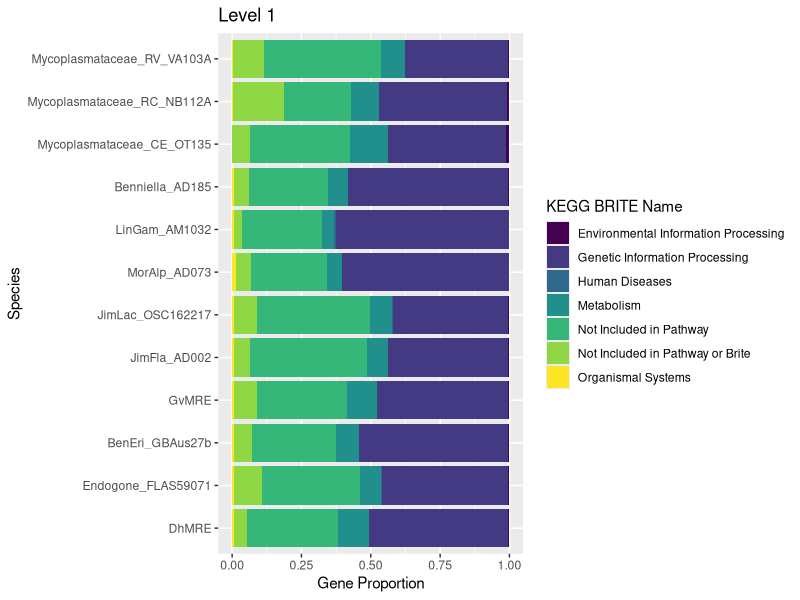
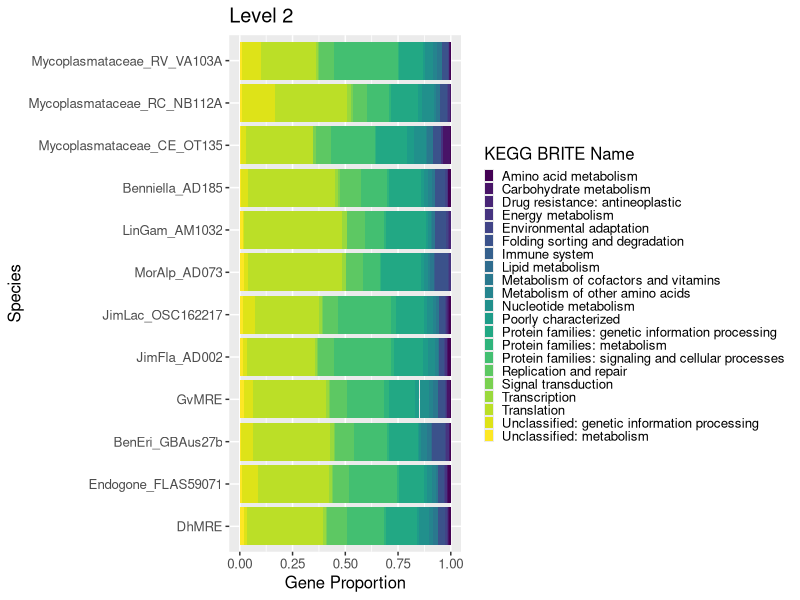
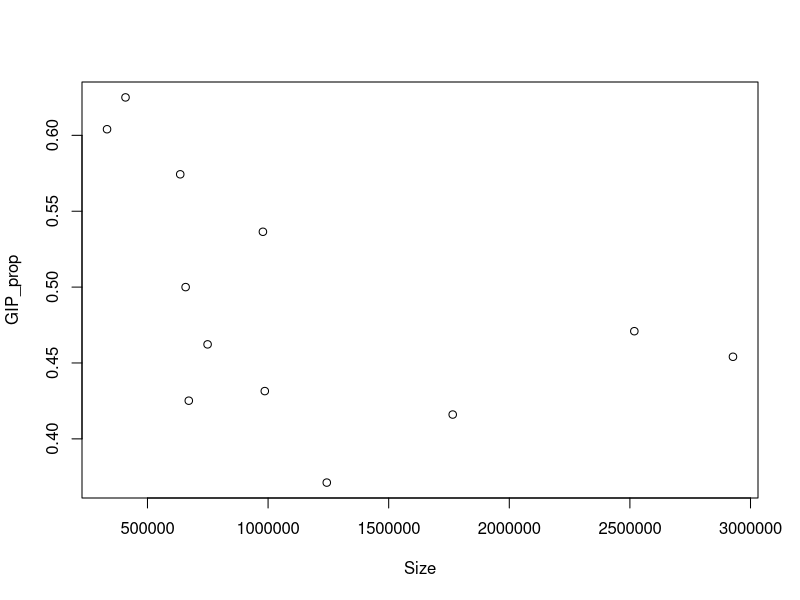
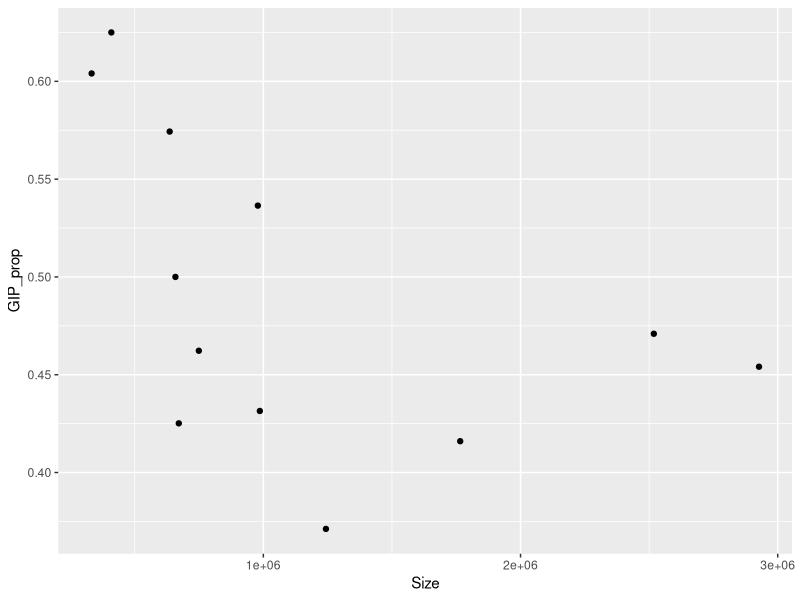
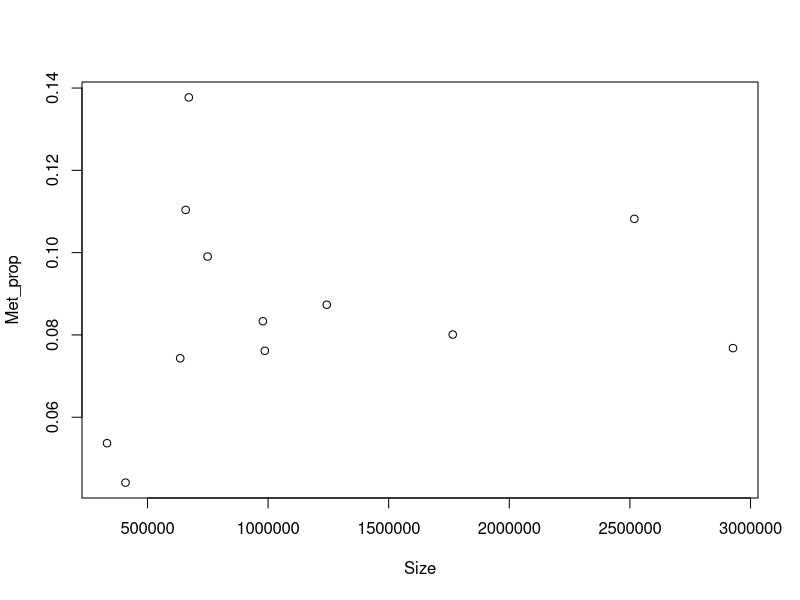
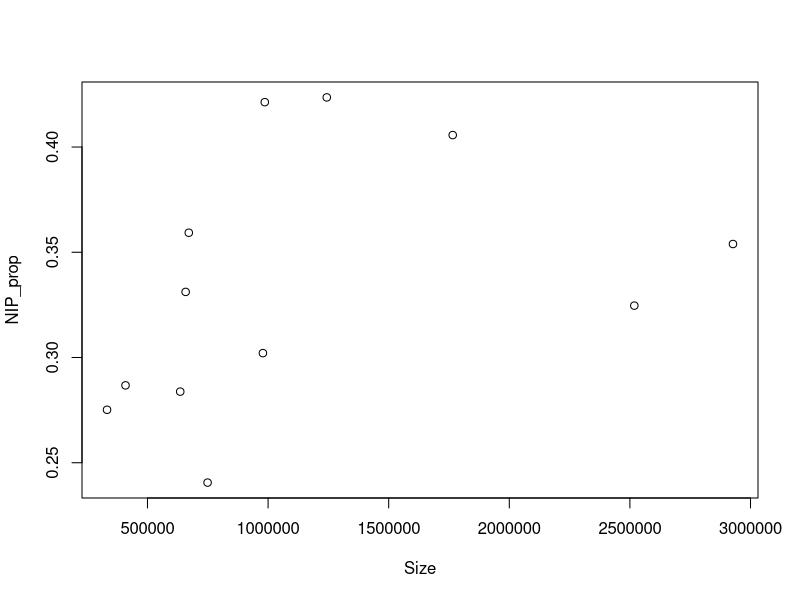
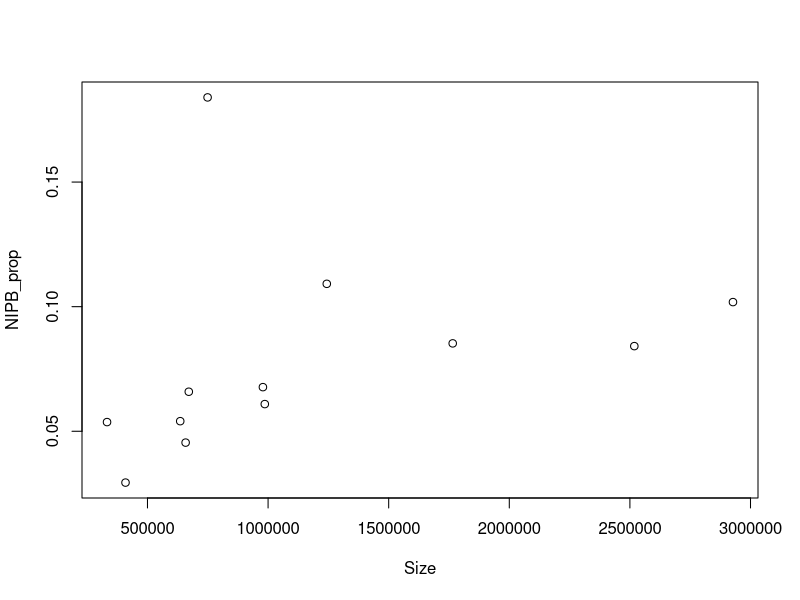
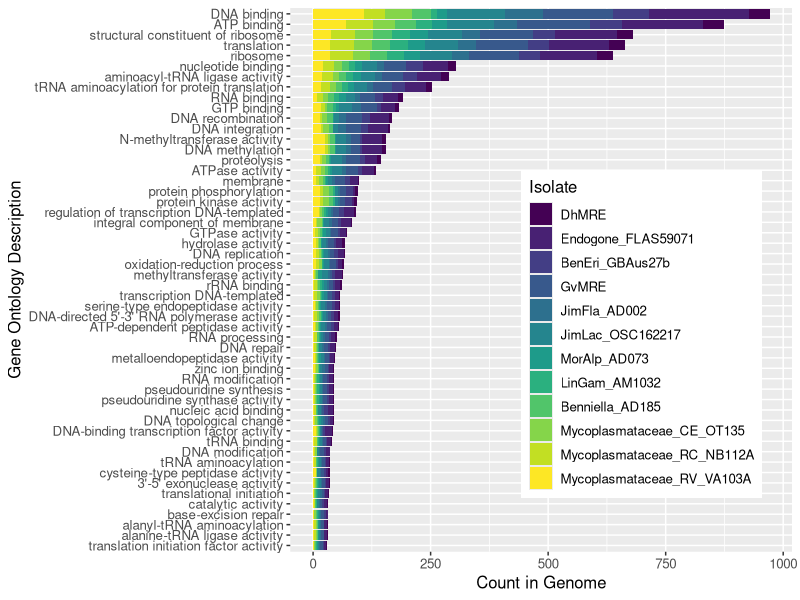

Write R code to recreate these figures, in order.
library(tidyverse)
library(viridis)
library(ggpubr)
library(ggfortify)
library(ggrepel)
setwd("C:/Users/julia/OneDrive - Michigan State University/Documents/MSU/Bonito Lab/MRE_genomes/KEGG_Res/")
br_annot_data <- read.csv("brite_combined_counts.csv")
br_annot_data$Br_name <- as.character(br_annot_data$Br_name)
br_annot_data$Br_name[br_annot_data$Br_name =="Brite Hierarchies"] <- "Not Included in Pathway"

br_annot_data$Br_name <- factor(br_annot_data$Br_name)
br_annot_data$Species %>%
  fct_recode(LinGam_AM1032 = "MorGam_AM1032_MRE",
             MorAlp_AD073 = "MorAlp_AD073_MRE",
             JimFla_AD002 = "Jflam_AD002",
             JimLac_OSC162217 = "Jlac_OSC162217",
             Benniella_AD185 = "MortAD185_MRE",
             BenEri_GBAus27b = "GBAus27b-MRE") -> br_annot_data$Species

#br_lev1 <- br_annot_data %>% filter(Level == 1)
lev1_plot <- br_annot_data %>% filter(Level == 1) %>%
ggplot(aes(fill=Br_name, y=Count, x=Species)) +
  geom_bar(position = "fill", stat="identity") +
  coord_flip() +
  scale_fill_viridis(discrete = T) +
  labs(y = "Gene Proportion", fill = "KEGG BRITE Name", title = "Level 1")
lev1_plot
ggsave("Level1_BRITE_barplot.png", lev1_plot, width=10, height = 6, units="in")

lev2_plot <- br_annot_data %>% filter(Level == 2) %>%
ggplot(aes(fill=Br_name, y=Count, x=Species)) +
  geom_bar(position = "fill", stat="identity") +
  coord_flip() +
  scale_fill_viridis(discrete = T) +
  theme(text = element_text(size = 12),
        legend.key.size = unit(.5, "line"),
        legend.spacing = unit(0, "pt")) +
  guides(fill=guide_legend(ncol=1)) +
  labs(y = "Gene Proportion", fill = "KEGG BRITE Name", title = "Level 2")
lev2_plot
ggsave("Level2_BRITE_barplot.png", lev2_plot, width=10, height = 6, units="in")

br_lev1 <- br_annot_data %>% filter(Level == 1)

br_lev1_prop <- br_lev1
for (i in unique(br_lev1$Species)){
  sub_dat <- br_lev1 %>% filter(Species == i)
  props <- sub_dat$Count / sum(sub_dat$Count)
  br_lev1_prop$Count[br_lev1_prop$Species == i] <- props
}
br_lev1_prop

sizes <- read.csv("sizes.csv")
sizes$Species %>%
  fct_recode(LinGam_AM1032 = "MorGam_AM1032_MRE",
             MorAlp_AD073 = "MorAlp_AD073_MRE",
             JimFla_AD002 = "Jflam_AD002",
             JimLac_OSC162217 = "Jlac_OSC162217",
             Benniella_AD185 = "MortAD185_MRE",
             BenEri_GBAus27b = "GBAus27b-MRE") -> sizes$Species

sizes %>% arrange(Species) -> sizes

br_lev1_prop %>% arrange(Species) -> br_lev1_prop
GIP <- br_lev1_prop %>% filter(Br_name == "Genetic Information Processing") 
Met <- br_lev1_prop %>% filter(Br_name == "Metabolism")
EIP <- br_lev1_prop %>% filter(Br_name == "Environmental Information Processing")
HD <- br_lev1_prop %>% filter(Br_name == "Human Diseases")
NIP <- br_lev1_prop %>% filter(Br_name == "Not Included in Pathway")
NIPB <- br_lev1_prop %>% filter(Br_name == "Not Included in Pathway or Brite")

sizes$GIP_prop <- GIP$Count
sizes$Met_prop <- Met$Count
sizes$HD_prop <- HD$Count
sizes$NIP_prop <- NIP$Count
sizes$NIPB_prop <- NIPB$Count

plot(GIP_prop ~ Size, sizes)
model <- lm(GIP_prop ~ Size, sizes)
summary(model)

GIP_plot <- ggplot(sizes, aes(x=Size, y=GIP_prop)) +
  geom_point()
GIP_plot
ggsave("Gen_info_proc_prop_vs_size.png", GIP_plot)

plot(Met_prop ~ Size, sizes)
model <- lm(Met_prop ~ Size, sizes)
summary(model)

plot(NIP_prop ~ Size, sizes)
plot(NIPB_prop ~ Size, sizes)
model <- lm(NIPB_prop ~ Size, sizes)
summary(model)

### PFAM_GO_terms

go_counts <- read.delim("../Pfam_res/go_by_species.tsv")

go_counts$Species %>%
  fct_recode(LinGam_AM1032 = "MorGam_AM1032_MRE",
             MorAlp_AD073 = "MorAlp_AD073_MRE_prot",
             JimFla_AD002 = "Jflam_AD002",
             JimLac_OSC162217 = "Jlac_OSC162217",
             Benniella_AD185 = "MortAD185_MRE_genomic",
             BenEri_GBAus27b = "GBAus27b-MRE-ap",
             GvMRE = "GvMRE_prot",
             DhMRE = "DhMREa_prot",
             Mycoplasmataceae_CE_OT135= "Mycoplasmataceae_CE_OT135_prot",
             Mycoplasmataceae_RC_NB112A = "Mycoplasmataceae_RC_NB112A_prot",
             Mycoplasmataceae_RV_VA103A = "Mycoplasmataceae_RV_VA103A_prot") -> go_counts$Species

go_counts %>%
  group_by(GO_description) %>%
  summarize(total = sum(Count)) -> sum_go_counts
sum_go_counts %>%
  filter(total > 29)-> filt_tot_30
filt_tot_30
go_counts %>%
  filter(GO_description %in% filt_tot_30$GO_description) %>%
  left_join(filt_tot_30, by = "GO_description") %>%
  arrange(-total) -> GO_30_plus
GO_30_plus %>%  
  ggplot(aes(x = reorder(GO_description, total),
             y = Count,
             fill = Species)) +
  geom_bar(position="stack", stat="identity") +
  scale_fill_viridis_d() +
  coord_flip() +
  labs(x = "Gene Ontology Description",
       fill = "Isolate",
       y = "Count in Genome") +
  theme(legend.position = c(0.7, 0.4),
        text = element_text(size=12))-> stacked_go_tot
stacked_go_tot

ggsave("../Pfam_res/stacked_go_total.png", stacked_go_tot, units = "in", height = 8, width = 10)

sum_go_counts %>%
  filter(total > 49)-> filt_tot_50
filt_tot_50
go_counts %>%
  filter(GO_description %in% filt_tot_50$GO_description) %>%
  left_join(filt_tot_50, by = "GO_description") %>%
  arrange(-total) -> GO_50_plus
GO_50_plus
GO_50_plus %>%
  ggplot(aes(fill = GO_description,
             y = Count,
             x = Species)) +
  geom_bar(position="fill", stat="identity") +
  scale_fill_viridis_d() +
  coord_flip() +
  labs(fill = "Gene Ontology Description",
       x = "Isolate",
       y = "Count in Genome") +
  guides(fill=guide_legend(ncol=1)) +
  theme(legend.position = "right",
        text = element_text(size=12),
        legend.key.size = unit(.5, "line"),
        legend.spacing = unit(0, "pt"))-> stacked_go_prop
stacked_go_prop
ggsave("../Pfam_res/stacked_go_prop.png", stacked_go_prop, units = "in", height = 8, width = 10)

go_counts %>%
  pivot_wider(names_from = GO_term,
              values_from = Count,
              id_cols = Species) -> go_wide
br_annot_data %>%
  pivot_wider(names_from = Brite,
              values_from = Count,
              id_cols = Species) -> br_wide
left_join(go_wide, br_wide, by = "Species") -> comb_wide
rownames(comb_wide) <- comb_wide$Species
comb_wide <- dplyr::select(comb_wide, -Species) %>%
  mutate(across(everything(),
                replace_na, 0))
pca_comb <- prcomp(comb_wide)
pca_comb$rotation[1,]

autoplot(pca_comb, data=as.data.frame(go_wide[,1]), label = T)

pca_data_w_sp <- data.frame(PC1 = pca_comb$x[,1],
                            PC2 = pca_comb$x[,2],
                            Species = go_wide$Species)
ggplot(pca_data_w_sp, aes(x = PC1, y = PC2, label = Species)) +
  geom_point() +
  geom_text_repel()

pca_data_w_sp
pca_comb$x[,1]
